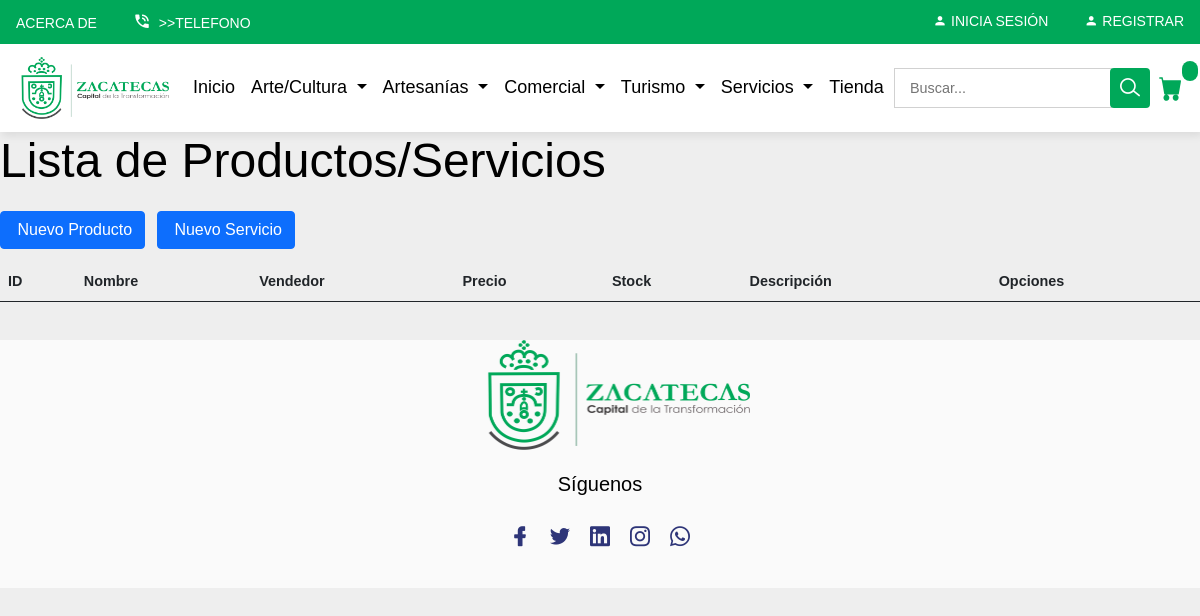
Before: /lista_admin/ with the older database file.
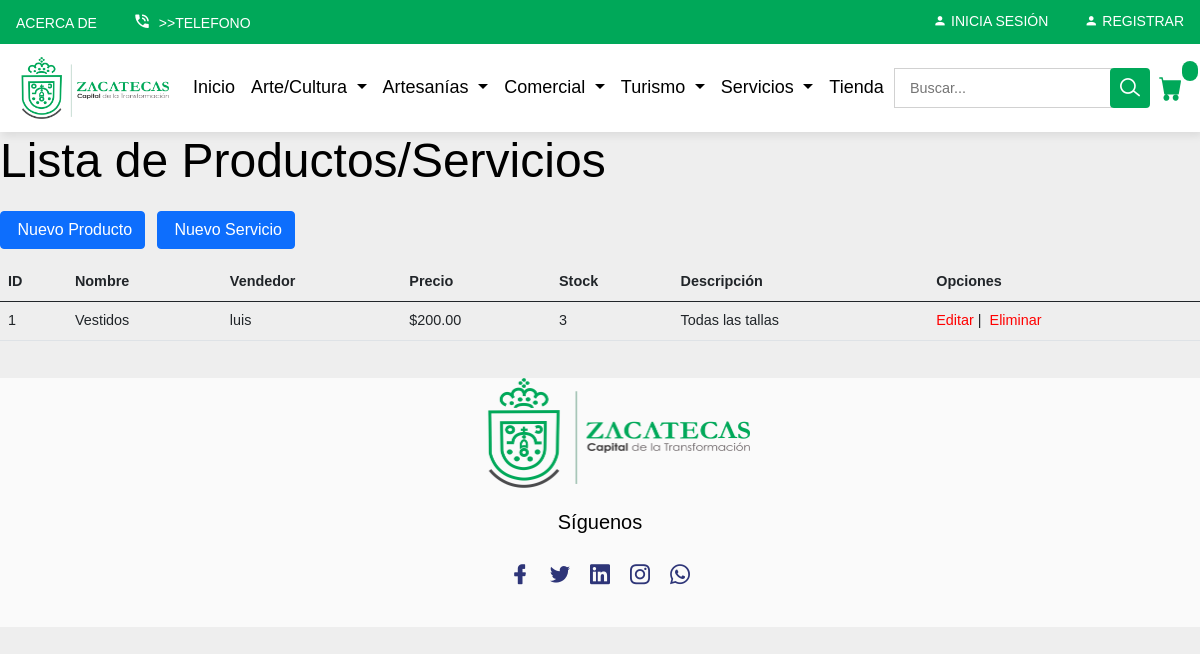
After: the same page with the newer database file.
### principal/models.py (models this page shows, shortened)
class Producto(models.Model):
    vendedor = models.ForeignKey(
        User,
        verbose_name='Vendedor',
        on_delete=models.CASCADE, blank=False, null=False)
    nombre = models.CharField(max_length=30, blank=False, null=False)
    imagen = models.ImageField(
        "Imagen",
        upload_to='principal',
        blank=True,
        null=True)
    precio = models.DecimalField(max_digits=10, decimal_places=2)
    stock = models.PositiveIntegerField(default=0)
    categoria = models.ForeignKey(
        'principal.Categoria', verbose_name='Categoria',  on_delete=models.CASCADE)
    descripcion = models.CharField(
        "Descripción",
        max_length=250,
        null=True,
        blank=True)
    slug = models.SlugField()

### principal/views.py (the view)
# urls.py: path('lista_admin/', views.lista_admin, name='lista_admin'),
def lista_admin(request):
    productos = Producto.objects.all()
    servicios = Servicio.objects.all()
    return render(request, 'principal/lista_admin.html',
                  {'productos': productos, 'servicios': servicios})

### principal/templates/principal/lista_admin.html (shortened to what this page needs)
{% extends 'base.html' %}
{% load static %}
{% block body %}
	<h1>Lista de Productos/Servicios</h1>
	<br>
	<a  class="btn btn-primary" href="{% url 'principal:nuevo_producto' %}"> Nuevo Producto</a> |
	<a  class="btn btn-primary" href="{% url 'principal:nuevo_servicio' %}"> Nuevo Servicio</a>
	<br>
	<table class="table" style='margin-top: 1em'>
		<thead>
			<th>ID</th>
			<th>Nombre</th>
			<th>Vendedor</th>
			<th>Precio</th>
			<th>Stock</th>
			<th>Descripción</th>
			<th> Opciones</th>
		</thead>
		<tbody>
			{% for p in productos %}
				<tr>
					<td>{{p.id}}</td>
					<td>{{p.nombre}}</td>
					<td>{{p.vendedor}}</td>
					<td>${{p.precio}}</td>
					<td>{{p.stock}}</td>
					<td>{{p.descripcion}}</td>
					<td>
						<a href="{% url 'principal:editar_producto' p.id %}"> Editar</a> |
						<a href="{% url 'principal:eliminar_producto' p.id %}"> Eliminar</a>
					</td>
				</tr>
			{% endfor %}
		</tbody>
	</table>
{% endblock body%}

Changed rows visible on the page:
added Producto: id "1", nombre "Vestidos", vendedor "luis", precio "200.00", stock "3", descripcion "Todas las tallas"
